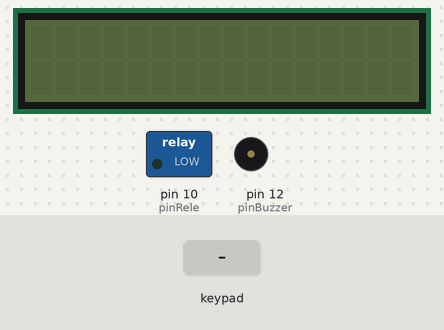
The sketch below on a simulated Arduino Uno, built with avr-gcc and run on an emulated ATmega328P. Shown: 16×2 character LCD, switched loads named in the sketch (green lamp = pin HIGH), buzzer (waves = sounding). The test bench sets the inputs (shaded band).

Above: at 0.9 s.
1.0 s: keypad keys 1 2 3 4 5 6 7 8 pressed 0.4 s apart
At 4.6 s:
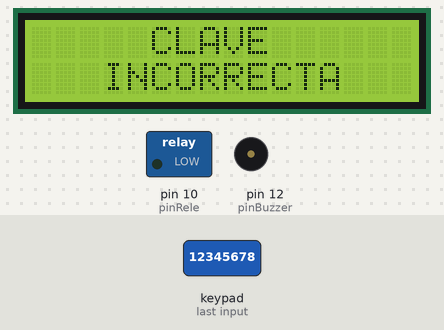
5.7 s: key '1' pressed
At 7.3 s:
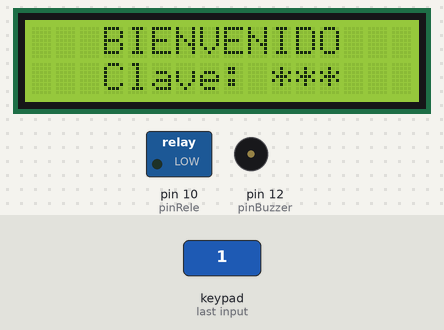
7.8 s: key '2' pressed
At 8.4 s:
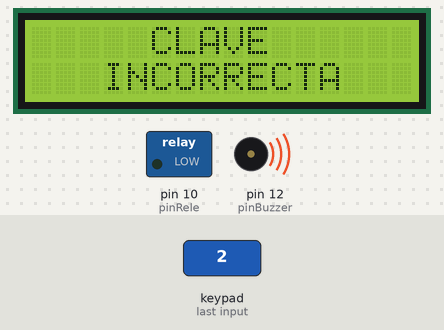
10.8 s: keypad keys 1 2 3 4 5 6 7 8 # pressed 0.4 s apart
At 16.5 s:
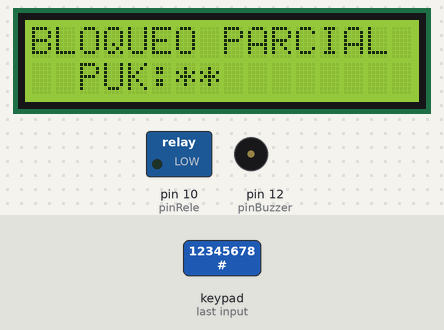
17.4 s: keypad keys 1 2 3 4 5 6 7 8 * pressed 0.4 s apart
At 20.3 s:
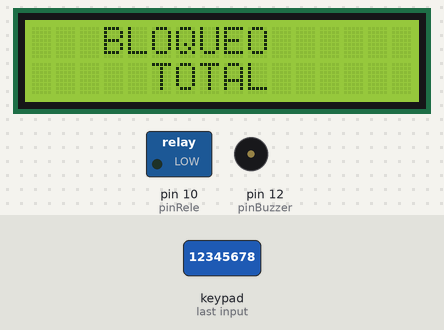
Timing chart, 0 to 21.8 s (numbered marks = the images above; inputs shaded):
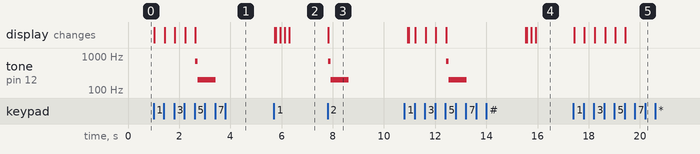

Measured:
- after the input at 1.0 s, tone on pin 12 (pinBuzzer): silent → 700 Hz after 1.6 s, → 200 Hz 0.10 s later, → silent 0.70 s later; the display: first changes at once (image 1 shows a later state)
- after the input at 5.7 s, the display: first differs from a run without the input after 0.61 s (image 2)
- after the input at 7.8 s, tone on pin 12 (pinBuzzer): silent → 700 Hz at once, → 200 Hz 0.10 s later, → silent 0.70 s later; the display: changes at once (image 3)
- after the input at 10.8 s, tone on pin 12 (pinBuzzer): silent → 700 Hz after 1.6 s, → 200 Hz 0.10 s later, → silent 0.70 s later; the display: first differs from a run without the input after 0.17 s (image 4 shows a later state)
- after the input at 17.4 s, the display: first changes at once (image 5 shows a later state)

The sketch:

AperturaTecladoPantalla16x2ErrorCod.ino
```cpp
#include <LiquidCrystal_I2C.h>
#include <Key.h>
#include <Keypad.h>
#include <Wire.h>

//Asignación de pines
const byte pinRele = 10;
const byte ranks = 4;
const byte columns = 4;

//Variables para las interrupciones no bloqueantes


//variables para los códigos PIN
char keyPressed;
String codePressed = "";
String pinRobert = "1542";
byte digitNumber = 0;
int pinErrorLimit = 3;
int tryPinNumber = 0;

//Variables para los códigos PUK
bool pukControl = false;
String systemPuk = "12345678";

//Variables Para el buzzer
byte pinBuzzer = 12;

//Variables para las teclas y conversión de valor
char key;
int number = key - 48;

//Variables para la función timeOff() que apaga la pantalla después de un tiempo dado.
unsigned long timeControl;
unsigned long timeWorkingLimit = 10000;

//Variables de las teclas asociadas al teclado
byte pinRanks[ranks] = {9, 8, 7, 6};
byte pinColumns[columns] = {5, 4, 3, 2};

char keys[ranks][columns] = {
  {'1','2','3','A'},
  {'4','5','6','B'},
  {'7','8','9','C'},
  {'*','0','#','D'},
  };

Keypad myKeyboard = Keypad(makeKeymap(keys),pinRanks, pinColumns, ranks, columns);

LiquidCrystal_I2C lcd(0x27, 16,2);


void setup() {
  Serial.begin(9600);
  pinMode(pinRele, OUTPUT);
  pinMode(pinBuzzer, OUTPUT);

  lcd.init();
  lcd.init();
  codeRequest();
  }

void loop(){
  keyPressed = myKeyboard.getKey();
 if (pukControl == false){
    if (keyPressed) { // Si se ha pulsado una tecla.
    if (keyPressed >= '0' && keyPressed <= '9' && digitNumber < 4){ //Si se pulsa una tecla entre 0 y 9 y hay menos de 4 dígitos pulsados.
      digitNumber ++;
      codePressed = codePressed + keyPressed;
      timeControl = millis(); //Asignamos a la variable el valor de millis para usarlo en la función timeOff-
    }
    if (keyPressed == 'A'){ //Si se Pulsa A ejecuta codeRequest.
       codeRequest();
    }
    if (keyPressed == 'B' && digitNumber > 0){
      delateNumber(); //Borra el último caracter siempre que haya alguno tecleado.
    }
    if (keyPressed == 'C'){ // Borra todos los caracteres introducidos.
      digitNumber = 0;
      codePressed = "";
    }
 //Este código evalua la clave introducida.
    checkPinCode();
  }
 }else {
    if (keyPressed) { // Si se ha pulsado una tecla.
    if (keyPressed >= '0' && keyPressed <= '9' && digitNumber < 8){ //Si se pulsa una tecla entre 0 y 9 y hay menos de 4 dígitos pulsados.
      digitNumber ++;
      codePressed = codePressed + keyPressed;
      timeControl = millis(); //Asignamos a la variable el valor de millis para usarlo en la función timeOff-
    }
    if (keyPressed == 'A'){ //Si se Pulsa A ejecuta codeRequest.
       codeRequest();
    }
    if (keyPressed == 'B' && digitNumber > 0){
      delateNumber(); //Borra el último caracter siempre que haya alguno tecleado.
    }
    if (keyPressed == 'C'){ // Borra todos los caracteres introducidos.
      digitNumber = 0;
      codePressed = "";
    }
 //Este código evalua la clave introducida.
    checkPukCode();
  }
 }

    timeOff();

}

// Es la instrucción inicial, deja la pantalla "apagada" hasta que se pulse una tecla
void codeRequest(){
      lcd.noBacklight();
      lcd.clear();
      myKeyboard.waitForKey();
      lcd.backlight();
      lcd.setCursor(3,0);
      lcd.print("BIENVENIDO");
      lcd.setCursor(3,1);
      lcd.print("Clave: ");
      timeControl = millis(); //Para la función timeOff
 }

void pukRequest(){
      lcd.noBacklight();
      lcd.clear();
      myKeyboard.waitForKey();
      lcd.backlight();
      lcd.setCursor(0,0);
      lcd.print("BLOQUEO PARCIAL");
      lcd.setCursor(2,1);
      lcd.print("PUK: ");
      timeControl = millis(); //Para la función timeOff

 }

// Mientras no se escriban 4 dígitos los imprime asteriscos en pantalla.
void insertCode(){
      lcd.clear();
      lcd.backlight();
      lcd.setCursor(3,0);
      lcd.print("BIENVENIDO");
      lcd.setCursor(3,1);
      lcd.print("Clave: ");
      lcd.setCursor(10,1);
      if (digitNumber == 1){
        lcd.print("*");
      }else if (digitNumber == 2){
          lcd.print("**");
       }else if (digitNumber == 3){
          lcd.print("***");
        }
}


// Mientras no se escriban 8 dígitos los imprime asteriscos en pantalla.
void insertPuk(){
      lcd.clear();
      lcd.backlight();
      lcd.setCursor(0,0);
      lcd.print("BLOQUEO PARCIAL");
      lcd.setCursor(2,1);
      lcd.print("PUK: ");
      lcd.setCursor(6,1);
      if (digitNumber == 1){
        lcd.print("*");
      }else if (digitNumber == 2){
          lcd.print("**");
       }else if (digitNumber == 3){
          lcd.print("***");
        }else if (digitNumber == 4){
          lcd.print("****");
        }else if (digitNumber == 5){
          lcd.print("*****");
        }else if (digitNumber == 6){
          lcd.print("******");
        }else if (digitNumber == 7){
          lcd.print("*******");
        }else if (digitNumber == 8){
          lcd.print("********");
        }
}

 //Compruba el PIN introducido, si es correcto activa correctCode() si no lo es activa errorCode() después resetea los contadores.
void checkPinCode(){
     if (digitNumber == 4){ // Cuando se han introducido los 4 dígitos
       if (codePressed == pinRobert){ //Se comparan con la contraseña y si es correcta:
          correctCode();
          }else { // Si no es idéntica:
            errorCode();
            }
          codePressed = ""; //Se resetea la variable
          digitNumber = 0; //Se resetea la variable
      }else { // Si aún no se han introducido 4 caracteres:
          insertCode();
      }
  }

 //Compruba el PUK introducido, si es correcto activa codeRequest() si no lo es activa errorCode() después resetea los contadores.
void checkPukCode(){
     if (digitNumber == 8){ // Cuando se han introducido los 4 dígitos
       if (codePressed == systemPuk){ //Se comparan con la contraseña y si es correcta:
          codeRequest();
          pukControl = false;
          }else { // Si no es idéntica:
            errorPukCode();
            }
          codePressed = ""; //Se resetea la variable
          digitNumber = 0; //Se resetea la variable
          tryPinNumber = 0; //Se resetea la variable
      }else { // Si aún no se han introducido 4 caracteres:
          insertPuk();
      }
  }

//Cuando se pone el pin correcto
void correctCode(){
      lcd.clear();
      lcd.backlight();
      lcd.setCursor(3,0);
      lcd.print("BIENVENIDO");
      lcd.setCursor(1,1);
      lcd.print("Correcto Pase!");

      digitalWrite(pinRele, HIGH);
      tone(pinBuzzer,2000,1000);
      delay(100);
      tone(pinBuzzer,4000,700);
      delay(1500);
      digitalWrite(pinRele, LOW);
      tryPinNumber = 0;
      codeRequest();
  }

//Se ejecuta cuando se mete mal el pin menos de 3 veces
void errorCode(){
      lcd.clear();
      lcd.backlight();
      lcd.setCursor(5,0);
      lcd.print("CLAVE");
      lcd.setCursor(3,1);
      lcd.print("INCORRECTA");
      tone(pinBuzzer,700,1000);
      delay(100);
      tone(pinBuzzer,200,700);
      delay(3000);
      tryPinNumber++;
      if (pinErrorLimit == tryPinNumber){
        pukControl = true;
        pukRequest();
        }else{
      codeRequest();
        }
  }

//Se ejecuta cuando se mete mal el PUK
void errorPukCode(){
      lcd.clear();
      lcd.backlight();
      lcd.setCursor(3,0);
      lcd.print("BLOQUEO");
      lcd.setCursor(5,1);
      lcd.print("TOTAL");
      delay(5000);
      lcd.clear();
      lcd.backlight();
      delay(1000);
      lcd.noBacklight();
      delay(10000);
      pukRequest();

  }

void delateNumber(){
      digitNumber --;
      codePressed = codePressed.substring(0, digitNumber);
      lcd.backlight();
      lcd.setCursor(3,0);
      lcd.print("BIENVENIDO");
      lcd.setCursor(0,1);
      lcd.print(codePressed);
  }

//Evita que la pantalla se quede encendida
void timeOff(){
      if(timeControl!=0 && (millis()-timeControl)>timeWorkingLimit){
           codeRequest();
           digitNumber = 0;
           codePressed = "";

      }
 }
```
